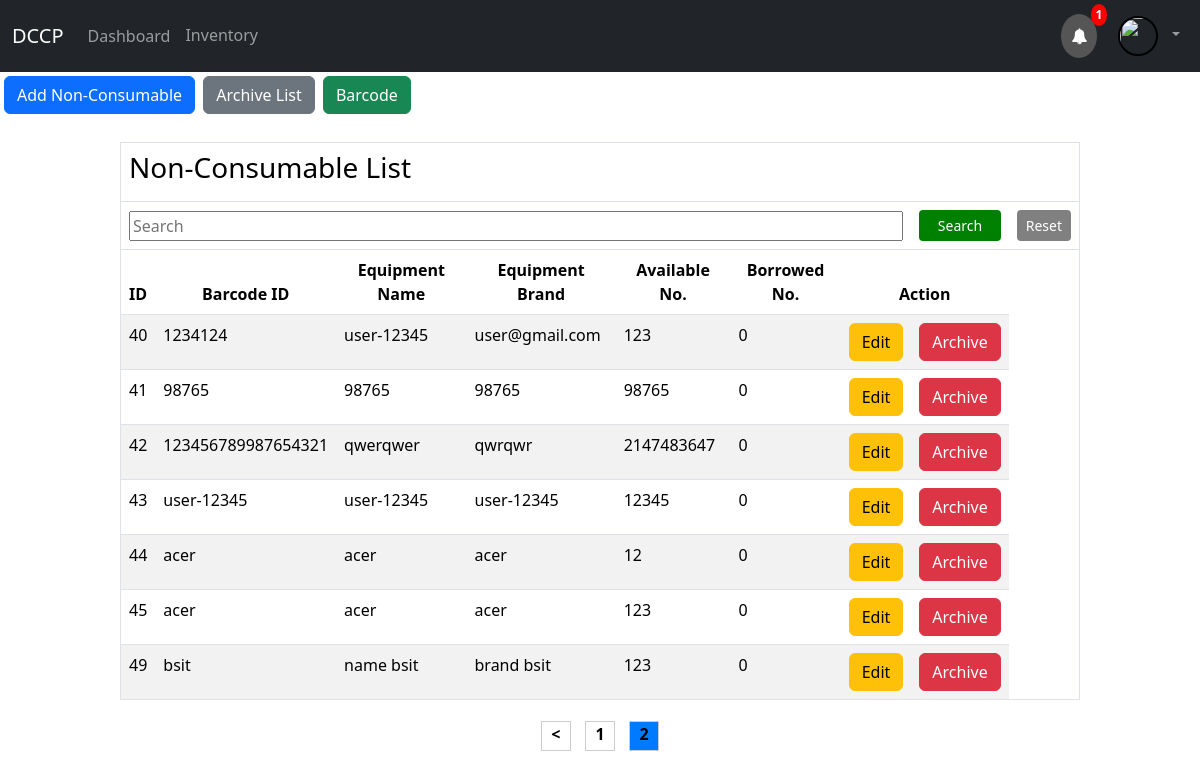
Screenshot of /non_consumable.php?page=2 with the database file from the repository.
### tables this page shows
CREATE TABLE `inventory` (
  `id` int(11) NOT NULL,
  `item_code` char(100) NOT NULL,
  `equipment_name` char(100) NOT NULL,
  `equipment_brand` char(100) NOT NULL,
  `equipment_model` char(100) NOT NULL,
  `quantity` int(11) NOT NULL,
  `item_type` text NOT NULL,
  `img` varchar(255) NOT NULL,
  `Locate` text NOT NULL
);

### non_consumable.php (the view, shortened to what this page needs)
<?php
include_once("config.php");
$searchTerm = "";
$page = isset($_GET['page']) ? $_GET['page'] : 1;
$limit = 10;
$start = ($page - 1) * $limit;
if (isset($_POST['search_barcode'])) {
    $searchTerm = mysqli_real_escape_string($mysqli, $_POST['barcode_search']);
    $query = "SELECT inventory.*, COALESCE(SUM(borrowed_item.borrowed_amount), 0) AS total_borrowed_amount
              FROM inventory
              LEFT JOIN (SELECT item_code, SUM(borrowed_amount) AS borrowed_amount FROM borrowed_item GROUP BY item_code) AS borrowed_item
              ON inventory.id = borrowed_item.item_code
              WHERE (inventory.item_code LIKE '%$searchTerm%')
              AND inventory.item_type = 'non-consumable'
              GROUP BY inventory.id
              LIMIT $start, $limit";
    $rs = mysqli_query($mysqli, $query);
} else {
if(isset($_POST['search_btn'])) {
    $searchTerm = mysqli_real_escape_string($mysqli, $_POST['search']);
    $query = "SELECT inventory.*, COALESCE(SUM(borrowed_item.borrowed_amount), 0) AS total_borrowed_amount
              FROM inventory
              LEFT JOIN (SELECT item_code, SUM(borrowed_amount) AS borrowed_amount FROM borrowed_item GROUP BY item_code) AS borrowed_item
              ON inventory.id = borrowed_item.item_code
              WHERE (inventory.id LIKE '%$searchTerm%' OR inventory.item_code LIKE '%$searchTerm%' OR inventory.equipment_name LIKE '%$searchTerm%' OR inventory.equipment_brand LIKE '%$searchTerm%' OR inventory.quantity LIKE '%$searchTerm%')
              AND inventory.item_type = 'non-consumable'
              GROUP BY inventory.id
              LIMIT $start, $limit";
    $rs = mysqli_query($mysqli, $query);
} else {
    $rs = mysqli_query($mysqli, "SELECT inventory.*, COALESCE(SUM(borrowed_amount), 0) AS total_borrowed_amount
                                  FROM inventory
                                  LEFT JOIN borrowed_item ON inventory.id = borrowed_item.item_code
                                  WHERE inventory.item_type = 'non-consumable'
                                  GROUP BY inventory.id
                                  LIMIT $start, $limit");
}
}
$total_pages = ceil(mysqli_num_rows(mysqli_query($mysqli, "SELECT * FROM inventory WHERE item_type = 'non-consumable'")) / $limit);
?>
<!DOCTYPE html>
<html>
<head>
</head>
<body>
    <link href="https://cdn.jsdelivr.net/npm/bootstrap@5.3.2/dist/css/bootstrap.min.css" rel="stylesheet">
    <?php include 'navigation_supply_user.php'; ?>
    <div class="sidebar p-1">
        <a class="me-1 btn btn-primary" onclick="add()">Add Non-Consumable</a>
<a class="me-1 btn btn-secondary" onclick="arc()">Archive List</a>
        <a class="me-1 btn btn-success" onclick="bar()">Barcode</a>
    </div><br>
    <table class="table table-striped" border="1px" align="center" style="width: 80%">
        <thead>
            <tr>
                <td colspan="9">
                    <h3>Non-Consumable List</h3>
                </td>
            </tr>
            <form method="POST" class="row g-3 align-items-center">
                <tr>
                    <th colspan="7">
                        <input align='center' type="text" style="width: 100%;" name="search" placeholder="Search" value="<?php echo $searchTerm; ?>" >
                    </th>
                    <th>
                        <input class='btn btn-sm'  type="submit" value="Search" name="search_btn" style="width: 100%; height: 100%; background-color: green; color: white;">
                    </th>
                    <th>
                        <input class='btn btn-sm'  type="submit" value="Reset" name="search_reset" style="width: 100%; height: 100%; background-color: gray; color: white;">
                    </th>
                </tr>
                <tr align="center">
                    <th><b>ID</b></th>
                    <th><b>Barcode ID</b></th>
                    <th><b>Equipment Name</b></th>
                    <th><b>Equipment Brand</b></th>
                    <th><b>Available No.</b></th>
                    <th><b>Borrowed No.</b></th>
                    <th colspan="2"><b>Action</b></th>
                </tr>
            </form>
        </thead>
        <tbody>
            <?php
            if ($rs) {
                while ($res = mysqli_fetch_array($rs)) {
                    echo "<tr>";
                    echo "<td>" . $res['id'] . "</td>";
                    echo "<td>" . $res['item_code'] . "</td>";
                    echo "<td>" . $res['equipment_name'] . "</td>";
                    echo "<td>" . $res['equipment_brand'] . "</td>";
                    echo "<td>" . $res['quantity'] . "</td>";
                    echo "<td>" . $res['total_borrowed_amount'] . "</td>";
                    echo "<td><a class='btn btn-warning' href='edit.php?id={$res['id']}'>Edit</a></td>";
                    echo "<td><a class='btn btn-danger' href='#' onclick='archiveItemConfirmation({$res['id']});'>Archive</a></td>";
                    echo "</tr>";
                }
            } else {
                echo "Error fetching inventory data: " . mysqli_error($mysqli);
            }
            ?>
        </tbody>
    </table>
<div style="text-align: center;">
    <?php if ($page > 1): ?>
        <div style="display: inline-block; width: 30px; height: 30px; border: 1px solid #ccc; margin: 5px;">
            <a href="?page=<?php echo ($page - 1); ?>" style="text-decoration: none; color: black; font-weight: bold;">&lt;</a>
        </div>
    <?php endif; ?>
    <?php for ($i = 1; $i <= $total_pages; $i++) { ?>
        <div style="display: inline-block; width: 30px; height: 30px; border: 1px solid #ccc; margin: 5px; <?php if ($i == $page) echo 'background-color: #007bff;'; ?>">
            <a href="?page=<?php echo $i; ?>" style="text-decoration: none; color: black; font-weight: bold;"><?php echo $i; ?></a>
        </div>
    <?php } ?>
</div>
</body>
</html>

### rows the page displays
inventory: id "40", item_code "1234124", equipment_name "user-12345", equipment_brand "user@gmail.com", quantity "123", total_borrowed_amount "0"
inventory: id "41", item_code "98765", equipment_name "98765", equipment_brand "98765", quantity "98765", total_borrowed_amount "0"
inventory: id "42", item_code "123456789987654321", equipment_name "qwerqwer", equipment_brand "qwrqwr", quantity "2147483647", total_borrowed_amount "0"
inventory: id "43", item_code "user-12345", equipment_name "user-12345", equipment_brand "user-12345", quantity "12345", total_borrowed_amount "0"
inventory: id "44", item_code "acer", equipment_name "acer", equipment_brand "acer", quantity "12", total_borrowed_amount "0"
inventory: id "45", item_code "acer", equipment_name "acer", equipment_brand "acer", quantity "123", total_borrowed_amount "0"
inventory: id "49", item_code "bsit", equipment_name "name bsit", equipment_brand "brand bsit", quantity "123", total_borrowed_amount "0"

### other values shown
$alerto "1"
